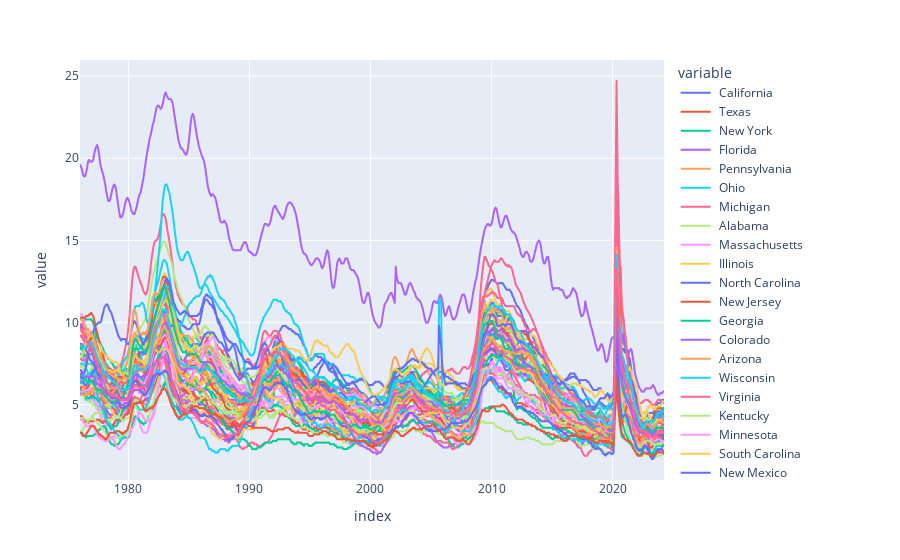

Notebook cell for this chart:
### Code cell
px.line(unemp_states)

### Figure 1 — Plotly figure (JSON) as saved in the notebook; plotly's stock layout.template omitted (floating-point values rounded to 4 significant figures; data arrays with more than 128 entries replaced by an {"elided": "..."} marker saying what was removed)
{"data": [{"hovertemplate": "variable= California<br>index=%{x}<br>value=%{y}<extra></extra>", "legendgroup": " California", "line": {"color": "#636efa", "dash": "solid"}, "marker": {"symbol": "circle"}, "mode": "lines", "name": " California", "showlegend": true, "type": "scattergl", "x": {"elided": "578 str values"}, "xaxis": "x", "y": {"elided": "578 float values"}, "yaxis": "y"}, {"hovertemplate": "variable= Texas<br>index=%{x}<br>value=%{y}<extra></extra>", "legendgroup": " Texas", "line": {"color": "#EF553B", "dash": "solid"}, "marker": {"symbol": "circle"}, "mode": "lines", "name": " Texas", "showlegend": true, "type": "scattergl", "x": {"elided": "578 str values"}, "xaxis": "x", "y": {"elided": "578 float values"}, "yaxis": "y"}, {"hovertemplate": "variable= New York<br>index=%{x}<br>value=%{y}<extra></extra>", "legendgroup": " New York", "line": {"color": "#00cc96", "dash": "solid"}, "marker": {"symbol": "circle"}, "mode": "lines", "name": " New York", "showlegend": true, "type": "scattergl", "x": {"elided": "578 str values"}, "xaxis": "x", "y": {"elided": "578 float values"}, "yaxis": "y"}, {"hovertemplate": "variable= Florida<br>index=%{x}<br>value=%{y}<extra></extra>", "legendgroup": " Florida", "line": {"color": "#ab63fa", "dash": "solid"}, "marker": {"symbol": "circle"}, "mode": "lines", "name": " Florida", "showlegend": true, "type": "scattergl", "x": {"elided": "578 str values"}, "xaxis": "x", "y": {"elided": "578 float values"}, "yaxis": "y"}, {"hovertemplate": "variable= Pennsylvania<br>index=%{x}<br>value=%{y}<extra></extra>", "legendgroup": " Pennsylvania", "line": {"color": "#FFA15A", "dash": "solid"}, "marker": {"symbol": "circle"}, "mode": "lines", "name": " Pennsylvania", "showlegend": true, "type": "scattergl", "x": {"elided": "578 str values"}, "xaxis": "x", "y": {"elided": "578 float values"}, "yaxis": "y"}, {"hovertemplate": "variable= Ohio<br>index=%{x}<br>value=%{y}<extra></extra>", "legendgroup": " Ohio", "line": {"color": "#19d3f3", "dash": "solid"}, "marker": {"symbol": "circle"}, "mode": "lines", "name": " Ohio", "showlegend": true, "type": "scattergl", "x": {"elided": "578 str values"}, "xaxis": "x", "y": {"elided": "578 float values"}, "yaxis": "y"}, {"hovertemplate": "variable= Michigan<br>index=%{x}<br>value=%{y}<extra></extra>", "legendgroup": " Michigan", "line": {"color": "#FF6692", "dash": "solid"}, "marker": {"symbol": "circle"}, "mode": "lines", "name": " Michigan", "showlegend": true, "type": "scattergl", "x": {"elided": "578 str values"}, "xaxis": "x", "y": {"elided": "578 float values"}, "yaxis": "y"}, {"hovertemplate": "variable= Alabama<br>index=%{x}<br>value=%{y}<extra></extra>", "legendgroup": " Alabama", "line": {"color": "#B6E880", "dash": "solid"}, "marker": {"symbol": "circle"}, "mode": "lines", "name": " Alabama", "showlegend": true, "type": "scattergl", "x": {"elided": "578 str values"}, "xaxis": "x", "y": {"elided": "578 float values"}, "yaxis": "y"}, {"hovertemplate": "variable= Massachusetts<br>index=%{x}<br>value=%{y}<extra></extra>", "legendgroup": " Massachusetts", "line": {"color": "#FF97FF", "dash": "solid"}, "marker": {"symbol": "circle"}, "mode": "lines", "name": " Massachusetts", "showlegend": true, "type": "scattergl", "x": {"elided": "578 str values"}, "xaxis": "x", "y": {"elided": "578 float values"}, "yaxis": "y"}, {"hovertemplate": "variable= Illinois<br>index=%{x}<br>value=%{y}<extra></extra>", "legendgroup": " Illinois", "line": {"color": "#FECB52", "dash": "solid"}, "marker": {"symbol": "circle"}, "mode": "lines", "name": " Illinois", "showlegend": true, "type": "scattergl", "x": {"elided": "578 str values"}, "xaxis": "x", "y": {"elided": "578 float values"}, "yaxis": "y"}, {"hovertemplate": "variable= North Carolina<br>index=%{x}<br>value=%{y}<extra></extra>", "legendgroup": " North Carolina", "line": {"color": "#636efa", "dash": "solid"}, "marker": {"symbol": "circle"}, "mode": "lines", "name": " North Carolina", "showlegend": true, "type": "scattergl", "x": {"elided": "578 str values"}, "xaxis": "x", "y": {"elided": "578 float values"}, "yaxis": "y"}, {"hovertemplate": "variable= New Jersey<br>index=%{x}<br>value=%{y}<extra></extra>", "legendgroup": " New Jersey", "line": {"color": "#EF553B", "dash": "solid"}, "marker": {"symbol": "circle"}, "mode": "lines", "name": " New Jersey", "showlegend": true, "type": "scattergl", "x": {"elided": "578 str values"}, "xaxis": "x", "y": {"elided": "578 float values"}, "yaxis": "y"}, {"hovertemplate": "variable= Georgia<br>index=%{x}<br>value=%{y}<extra></extra>", "legendgroup": " Georgia", "line": {"color": "#00cc96", "dash": "solid"}, "marker": {"symbol": "circle"}, "mode": "lines", "name": " Georgia", "showlegend": true, "type": "scattergl", "x": {"elided": "578 str values"}, "xaxis": "x", "y": {"elided": "578 float values"}, "yaxis": "y"}, {"hovertemplate": "variable= Colorado<br>index=%{x}<br>value=%{y}<extra></extra>", "legendgroup": " Colorado", "line": {"color": "#ab63fa", "dash": "solid"}, "marker": {"symbol": "circle"}, "mode": "lines", "name": " Colorado", "showlegend": true, "type": "scattergl", "x": {"elided": "578 str values"}, "xaxis": "x", "y": {"elided": "578 float values"}, "yaxis": "y"}, {"hovertemplate": "variable= Arizona<br>index=%{x}<br>value=%{y}<extra></extra>", "legendgroup": " Arizona", "line": {"color": "#FFA15A", "dash": "solid"}, "marker": {"symbol": "circle"}, "mode": "lines", "name": " Arizona", "showlegend": true, "type": "scattergl", "x": {"elided": "578 str values"}, "xaxis": "x", "y": {"elided": "578 float values"}, "yaxis": "y"}, {"hovertemplate": "variable= Wisconsin<br>index=%{x}<br>value=%{y}<extra></extra>", "legendgroup": " Wisconsin", "line": {"color": "#19d3f3", "dash": "solid"}, "marker": {"symbol": "circle"}, "mode": "lines", "name": " Wisconsin", "showlegend": true, "type": "scattergl", "x": {"elided": "578 str values"}, "xaxis": "x", "y": {"elided": "578 float values"}, "yaxis": "y"}, {"hovertemplate": "variable= Virginia<br>index=%{x}<br>value=%{y}<extra></extra>", "legendgroup": " Virginia", "line": {"color": "#FF6692", "dash": "solid"}, "marker": {"symbol": "circle"}, "mode": "lines", "name": " Virginia", "showlegend": true, "type": "scattergl", "x": {"elided": "578 str values"}, "xaxis": "x", "y": {"elided": "578 float values"}, "yaxis": "y"}, {"hovertemplate": "variable= Kentucky<br>index=%{x}<br>value=%{y}<extra></extra>", "legendgroup": " Kentucky", "line": {"color": "#B6E880", "dash": "solid"}, "marker": {"symbol": "circle"}, "mode": "lines", "name": " Kentucky", "showlegend": true, "type": "scattergl", "x": {"elided": "578 str values"}, "xaxis": "x", "y": {"elided": "578 float values"}, "yaxis": "y"}, {"hovertemplate": "variable= Minnesota<br>index=%{x}<br>value=%{y}<extra></extra>", "legendgroup": " Minnesota", "line": {"color": "#FF97FF", "dash": "solid"}, "marker": {"symbol": "circle"}, "mode": "lines", "name": " Minnesota", "showlegend": true, "type": "scattergl", "x": {"elided": "578 str values"}, "xaxis": "x", "y": {"elided": "578 float values"}, "yaxis": "y"}, {"hovertemplate": "variable= South Carolina<br>index=%{x}<br>value=%{y}<extra></extra>", "legendgroup": " South Carolina", "line": {"color": "#FECB52", "dash": "solid"}, "marker": {"symbol": "circle"}, "mode": "lines", "name": " South Carolina", "showlegend": true, "type": "scattergl", "x": {"elided": "578 str values"}, "xaxis": "x", "y": {"elided": "578 float values"}, "yaxis": "y"}, {"hovertemplate": "variable= New Mexico<br>index=%{x}<br>value=%{y}<extra></extra>", "legendgroup": " New Mexico", "line": {"color": "#636efa", "dash": "solid"}, "marker": {"symbol": "circle"}, "mode": "lines", "name": " New Mexico", "showlegend": true, "type": "scattergl", "x": {"elided": "578 str values"}, "xaxis": "x", "y": {"elided": "578 float values"}, "yaxis": "y"}, {"hovertemplate": "variable= Tennessee<br>index=%{x}<br>value=%{y}<extra></extra>", "legendgroup": " Tennessee", "line": {"color": "#EF553B", "dash": "solid"}, "marker": {"symbol": "circle"}, "mode": "lines", "name": " Tennessee", "showlegend": true, "type": "scattergl", "x": {"elided": "578 str values"}, "xaxis": "x", "y": {"elided": "578 float values"}, "yaxis": "y"}, {"hovertemplate": "variable= Washington<br>index=%{x}<br>value=%{y}<extra></extra>", "legendgroup": " Washington", "line": {"color": "#00cc96", "dash": "solid"}, "marker": {"symbol": "circle"}, "mode": "lines", "name": " Washington", "showlegend": true, "type": "scattergl", "x": {"elided": "578 str values"}, "xaxis": "x", "y": {"elided": "578 float values"}, "yaxis": "y"}, {"hovertemplate": "variable= Maryland<br>index=%{x}<br>value=%{y}<extra></extra>", "legendgroup": " Maryland", "line": {"color": "#ab63fa", "dash": "solid"}, "marker": {"symbol": "circle"}, "mode": "lines", "name": " Maryland", "showlegend": true, "type": "scattergl", "x": {"elided": "578 str values"}, "xaxis": "x", "y": {"elided": "578 float values"}, "yaxis": "y"}, {"hovertemplate": "variable= Oregon<br>index=%{x}<br>value=%{y}<extra></extra>", "legendgroup": " Oregon", "line": {"color": "#FFA15A", "dash": "solid"}, "marker": {"symbol": "circle"}, "mode": "lines", "name": " Oregon", "showlegend": true, "type": "scattergl", "x": {"elided": "578 str values"}, "xaxis": "x", "y": {"elided": "578 float values"}, "yaxis": "y"}, {"hovertemplate": "variable= West Virginia<br>index=%{x}<br>value=%{y}<extra></extra>", "legendgroup": " West Virginia", "line": {"color": "#19d3f3", "dash": "solid"}, "marker": {"symbol": "circle"}, "mode": "lines", "name": " West Virginia", "showlegend": true, "type": "scattergl", "x": {"elided": "578 str values"}, "xaxis": "x", "y": {"elided": "578 float values"}, "yaxis": "y"}, {"hovertemplate": "variable= Nevada<br>index=%{x}<br>value=%{y}<extra></extra>", "legendgroup": " Nevada", "line": {"color": "#FF6692", "dash": "solid"}, "marker": {"symbol": "circle"}, "mode": "lines", "name": " Nevada", "showlegend": true, "type": "scattergl", "x": {"elided": "578 str values"}, "xaxis": "x", "y": {"elided": "578 float values"}, "yaxis": "y"}, {"hovertemplate": "variable= Arkansas<br>index=%{x}<br>value=%{y}<extra></extra>", "legendgroup": " Arkansas", "line": {"color": "#B6E880", "dash": "solid"}, "marker": {"symbol": "circle"}, "mode": "lines", "name": " Arkansas", "showlegend": true, "type": "scattergl", "x": {"elided": "578 str values"}, "xaxis": "x", "y": {"elided": "578 float values"}, "yaxis": "y"}, {"hovertemplate": "variable= Oklahoma<br>index=%{x}<br>value=%{y}<extra></extra>", "legendgroup": " Oklahoma", "line": {"color": "#FF97FF", "dash": "solid"}, "marker": {"symbol": "circle"}, "mode": "lines", "name": " Oklahoma", "showlegend": true, "type": "scattergl", "x": {"elided": "578 str values"}, "xaxis": "x", "y": {"elided": "578 float values"}, "yaxis": "y"}, {"hovertemplate": "variable= Missouri<br>index=%{x}<br>value=%{y}<extra></extra>", "legendgroup": " Missouri", "line": {"color": "#FECB52", "dash": "solid"}, "marker": {"symbol": "circle"}, "mode": "lines", "name": " Missouri", "showlegend": true, "type": "scattergl", "x": {"elided": "578 str values"}, "xaxis": "x", "y": {"elided": "578 float values"}, "yaxis": "y"}, {"hovertemplate": "variable= Alaska<br>index=%{x}<br>value=%{y}<extra></extra>", "legendgroup": " Alaska", "line": {"color": "#636efa", "dash": "solid"}, "marker": {"symbol": "circle"}, "mode": "lines", "name": " Alaska", "showlegend": true, "type": "scattergl", "x": {"elided": "578 str values"}, "xaxis": "x", "y": {"elided": "578 float values"}, "yaxis": "y"}, {"hovertemplate": "variable= Iowa<br>index=%{x}<br>value=%{y}<extra></extra>", "legendgroup": " Iowa", "line": {"color": "#EF553B", "dash": "solid"}, "marker": {"symbol": "circle"}, "mode": "lines", "name": " Iowa", "showlegend": true, "type": "scattergl", "x": {"elided": "578 str values"}, "xaxis": "x", "y": {"elided": "578 float values"}, "yaxis": "y"}, {"hovertemplate": "variable= Utah<br>index=%{x}<br>value=%{y}<extra></extra>", "legendgroup": " Utah", "line": {"color": "#00cc96", "dash": "solid"}, "marker": {"symbol": "circle"}, "mode": "lines", "name": " Utah", "showlegend": true, "type": "scattergl", "x": {"elided": "578 str values"}, "xaxis": "x", "y": {"elided": "578 float values"}, "yaxis": "y"}, {"hovertemplate": "variable= Puerto Rico<br>index=%{x}<br>value=%{y}<extra></extra>", "legendgroup": " Puerto Rico", "line": {"color": "#ab63fa", "dash": "solid"}, "marker": {"symbol": "circle"}, "mode": "lines", "name": " Puerto Rico", "showlegend": true, "type": "scattergl", "x": {"elided": "578 str values"}, "xaxis": "x", "y": {"elided": "578 float values"}, "yaxis": "y"}, {"hovertemplate": "variable= Indiana<br>index=%{x}<br>value=%{y}<extra></extra>", "legendgroup": " Indiana", "line": {"color": "#FFA15A", "dash": "solid"}, "marker": {"symbol": "circle"}, "mode": "lines", "name": " Indiana", "showlegend": true, "type": "scattergl", "x": {"elided": "578 str values"}, "xaxis": "x", "y": {"elided": "578 float values"}, "yaxis": "y"}, {"hovertemplate": "variable= Louisiana<br>index=%{x}<br>value=%{y}<extra></extra>", "legendgroup": " Louisiana", "line": {"color": "#19d3f3", "dash": "solid"}, "marker": {"symbol": "circle"}, "mode": "lines", "name": " Louisiana", "showlegend": true, "type": "scattergl", "x": {"elided": "578 str values"}, "xaxis": "x", "y": {"elided": "578 float values"}, "yaxis": "y"}, {"hovertemplate": "variable= Hawaii<br>index=%{x}<br>value=%{y}<extra></extra>", "legendgroup": " Hawaii", "line": {"color": "#FF6692", "dash": "solid"}, "marker": {"symbol": "circle"}, "mode": "lines", "name": " Hawaii", "showlegend": true, "type": "scattergl", "x": {"elided": "578 str values"}, "xaxis": "x", "y": {"elided": "578 float values"}, "yaxis": "y"}, {"hovertemplate": "variable= North Dakota<br>index=%{x}<br>value=%{y}<extra></extra>", "legendgroup": " North Dakota", "line": {"color": "#B6E880", "dash": "solid"}, "marker": {"symbol": "circle"}, "mode": "lines", "name": " North Dakota", "showlegend": true, "type": "scattergl", "x": {"elided": "578 str values"}, "xaxis": "x", "y": {"elided": "578 float values"}, "yaxis": "y"}, {"hovertemplate": "variable= Montana<br>index=%{x}<br>value=%{y}<extra></extra>", "legendgroup": " Montana", "line": {"color": "#FF97FF", "dash": "solid"}, "marker": {"symbol": "circle"}, "mode": "lines", "name": " Montana", "showlegend": true, "type": "scattergl", "x": {"elided": "578 str values"}, "xaxis": "x", "y": {"elided": "578 float values"}, "yaxis": "y"}, {"hovertemplate": "variable= the District of Columbia<br>index=%{x}<br>value=%{y}<extra></extra>", "legendgroup": " the District of Columbia", "line": {"color": "#FECB52", "dash": "solid"}, "marker": {"symbol": "circle"}, "mode": "lines", "name": " the District of Columbia", "showlegend": true, "type": "scattergl", "x": {"elided": "578 str values"}, "xaxis": "x", "y": {"elided": "578 float values"}, "yaxis": "y"}, {"hovertemplate": "variable= Mississippi<br>index=%{x}<br>value=%{y}<extra></extra>", "legendgroup": " Mississippi", "line": {"color": "#636efa", "dash": "solid"}, "marker": {"symbol": "circle"}, "mode": "lines", "name": " Mississippi", "showlegend": true, "type": "scattergl", "x": {"elided": "578 str values"}, "xaxis": "x", "y": {"elided": "578 float values"}, "yaxis": "y"}, {"hovertemplate": "variable= Maine<br>index=%{x}<br>value=%{y}<extra></extra>", "legendgroup": " Maine", "line": {"color": "#EF553B", "dash": "solid"}, "marker": {"symbol": "circle"}, "mode": "lines", "name": " Maine", "showlegend": true, "type": "scattergl", "x": {"elided": "578 str values"}, "xaxis": "x", "y": {"elided": "578 float values"}, "yaxis": "y"}, {"hovertemplate": "variable= Nebraska<br>index=%{x}<br>value=%{y}<extra></extra>", "legendgroup": " Nebraska", "line": {"color": "#00cc96", "dash": "solid"}, "marker": {"symbol": "circle"}, "mode": "lines", "name": " Nebraska", "showlegend": true, "type": "scattergl", "x": {"elided": "578 str values"}, "xaxis": "x", "y": {"elided": "578 float values"}, "yaxis": "y"}, {"hovertemplate": "variable= Connecticut<br>index=%{x}<br>value=%{y}<extra></extra>", "legendgroup": " Connecticut", "line": {"color": "#ab63fa", "dash": "solid"}, "marker": {"symbol": "circle"}, "mode": "lines", "name": " Connecticut", "showlegend": true, "type": "scattergl", "x": {"elided": "578 str values"}, "xaxis": "x", "y": {"elided": "578 float values"}, "yaxis": "y"}, {"hovertemplate": "variable= Idaho<br>index=%{x}<br>value=%{y}<extra></extra>", "legendgroup": " Idaho", "line": {"color": "#FFA15A", "dash": "solid"}, "marker": {"symbol": "circle"}, "mode": "lines", "name": " Idaho", "showlegend": true, "type": "scattergl", "x": {"elided": "578 str values"}, "xaxis": "x", "y": {"elided": "578 float values"}, "yaxis": "y"}, {"hovertemplate": "variable= New Hampshire<br>index=%{x}<br>value=%{y}<extra></extra>", "legendgroup": " New Hampshire", "line": {"color": "#19d3f3", "dash": "solid"}, "marker": {"symbol": "circle"}, "mode": "lines", "name": " New Hampshire", "showlegend": true, "type": "scattergl", "x": {"elided": "578 str values"}, "xaxis": "x", "y": {"elided": "578 float values"}, "yaxis": "y"}, {"hovertemplate": "variable= Rhode Island<br>index=%{x}<br>value=%{y}<extra></extra>", "legendgroup": " Rhode Island", "line": {"color": "#FF6692", "dash": "solid"}, "marker": {"symbol": "circle"}, "mode": "lines", "name": " Rhode Island", "showlegend": true, "type": "scattergl", "x": {"elided": "578 str values"}, "xaxis": "x", "y": {"elided": "578 float values"}, "yaxis": "y"}, {"hovertemplate": "variable= Kansas<br>index=%{x}<br>value=%{y}<extra></extra>", "legendgroup": " Kansas", "line": {"color": "#B6E880", "dash": "solid"}, "marker": {"symbol": "circle"}, "mode": "lines", "name": " Kansas", "showlegend": true, "type": "scattergl", "x": {"elided": "578 str values"}, "xaxis": "x", "y": {"elided": "578 float values"}, "yaxis": "y"}, {"hovertemplate": "variable= Wyoming<br>index=%{x}<br>value=%{y}<extra></extra>", "legendgroup": " Wyoming", "line": {"color": "#FF97FF", "dash": "solid"}, "marker": {"symbol": "circle"}, "mode": "lines", "name": " Wyoming", "showlegend": true, "type": "scattergl", "x": {"elided": "578 str values"}, "xaxis": "x", "y": {"elided": "578 float values"}, "yaxis": "y"}, {"hovertemplate": "variable= Delaware<br>index=%{x}<br>value=%{y}<extra></extra>", "legendgroup": " Delaware", "line": {"color": "#FECB52", "dash": "solid"}, "marker": {"symbol": "circle"}, "mode": "lines", "name": " Delaware", "showlegend": true, "type": "scattergl", "x": {"elided": "578 str values"}, "xaxis": "x", "y": {"elided": "578 float values"}, "yaxis": "y"}, {"hovertemplate": "variable= Vermont<br>index=%{x}<br>value=%{y}<extra></extra>", "legendgroup": " Vermont", "line": {"color": "#636efa", "dash": "solid"}, "marker": {"symbol": "circle"}, "mode": "lines", "name": " Vermont", "showlegend": true, "type": "scattergl", "x": {"elided": "578 str values"}, "xaxis": "x", "y": {"elided": "578 float values"}, "yaxis": "y"}, {"hovertemplate": "variable= South Dakota<br>index=%{x}<br>value=%{y}<extra></extra>", "legendgroup": " South Dakota", "line": {"color": "#EF553B", "dash": "solid"}, "marker": {"symbol": "circle"}, "mode": "lines", "name": " South Dakota", "showlegend": true, "type": "scattergl", "x": {"elided": "578 str values"}, "xaxis": "x", "y": {"elided": "578 float values"}, "yaxis": "y"}, {"hovertemplate": "variable= Midwest Census Region<br>index=%{x}<br>value=%{y}<extra></extra>", "legendgroup": " Midwest Census Region", "line": {"color": "#00cc96", "dash": "solid"}, "marker": {"symbol": "circle"}, "mode": "lines", "name": " Midwest Census Region", "showlegend": true, "type": "scattergl", "x": {"elided": "578 str values"}, "xaxis": "x", "y": {"elided": "578 float values"}, "yaxis": "y"}, {"hovertemplate": "variable= South Census Region<br>index=%{x}<br>value=%{y}<extra></extra>", "legendgroup": " South Census Region", "line": {"color": "#ab63fa", "dash": "solid"}, "marker": {"symbol": "circle"}, "mode": "lines", "name": " South Census Region", "showlegend": true, "type": "scattergl", "x": {"elided": "578 str values"}, "xaxis": "x", "y": {"elided": "578 float values"}, "yaxis": "y"}, {"hovertemplate": "variable= Northeast Census Region<br>index=%{x}<br>value=%{y}<extra></extra>", "legendgroup": " Northeast Census Region", "line": {"color": "#FFA15A", "dash": "solid"}, "marker": {"symbol": "circle"}, "mode": "lines", "name": " Northeast Census Region", "showlegend": true, "type": "scattergl", "x": {"elided": "578 str values"}, "xaxis": "x", "y": {"elided": "578 float values"}, "yaxis": "y"}, {"hovertemplate": "variable= West Census Region<br>index=%{x}<br>value=%{y}<extra></extra>", "legendgroup": " West Census Region", "line": {"color": "#19d3f3", "dash": "solid"}, "marker": {"symbol": "circle"}, "mode": "lines", "name": " West Census Region", "showlegend": true, "type": "scattergl", "x": {"elided": "578 str values"}, "xaxis": "x", "y": {"elided": "578 float values"}, "yaxis": "y"}, {"hovertemplate": "variable= New England Census Division<br>index=%{x}<br>value=%{y}<extra></extra>", "legendgroup": " New England Census Division", "line": {"color": "#FF6692", "dash": "solid"}, "marker": {"symbol": "circle"}, "mode": "lines", "name": " New England Census Division", "showlegend": true, "type": "scattergl", "x": {"elided": "578 str values"}, "xaxis": "x", "y": {"elided": "578 float values"}, "yaxis": "y"}], "layout": {"autosize": true, "legend": {"title": {"text": "variable"}, "tracegroupgap": 0}, "margin": {"t": 60}, "xaxis": {"anchor": "y", "autorange": true, "domain": [0, 1], "range": ["1976-01-01", "2024-04-01"], "title": {"text": "index"}, "type": "date"}, "yaxis": {"anchor": "x", "autorange": true, "domain": [0, 1], "range": [0.4222, 25.98], "title": {"text": "value"}, "type": "linear"}}}
